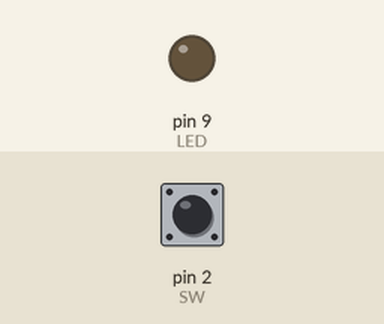
Recording of a sketch running on a simulated Arduino Uno, built with avr-gcc and run on an emulated ATmega328P. Parts: output pins drawn as LEDs (lit = HIGH). The inputs (shaded band) are chosen by the test bench; at power-on: pin 2 (SW) HIGH. What the sketch prints to the serial monitor is not drawn.

Above: at 1.2 s.
1.3 s: pin 2 (SW) pulled LOW for 0.15 s
At 2.5 s:
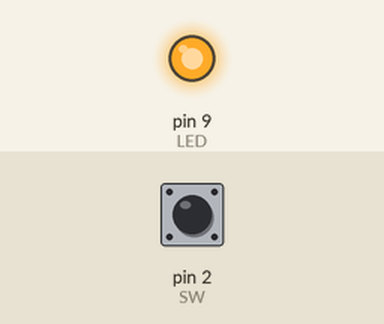
2.9 s: pin 2 (SW) pulled LOW for 1 s
At 3.8 s:
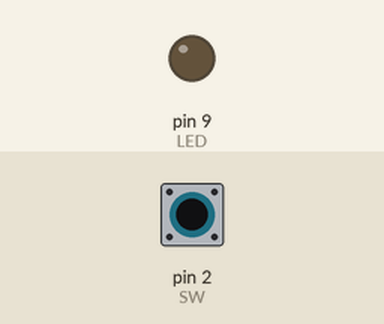
5.4 s: pin 2 (SW) pulled LOW for 3.2 s
At 5.7 s:
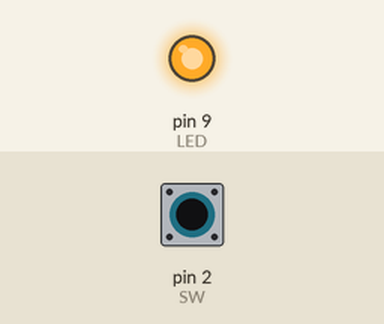
Timing chart, 0 to 8.4 s (numbered marks = the images above; inputs shaded):
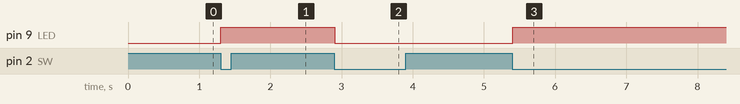

Measured:
- after the input at 1.3 s, pin 9 (LED): LOW → HIGH at once
- after the input at 2.9 s, pin 9 (LED): HIGH → LOW at once
- after the input at 5.4 s, pin 9 (LED): LOW → HIGH at once

The sketch:

interrupt.ino
```cpp
#define SW 2
#define LED 9

volatile boolean flag = false;
int data = LOW;
void setup() {
  pinMode(SW, INPUT_PULLUP);
  pinMode(LED, OUTPUT);
  Serial.begin(9600);
  attachInterrupt(0, button, FALLING);
}

void button() {
  flag = !flag;

}

void loop() {
  Serial.println(digitalRead(LED));
   if (flag) {
    flag = false;
    data = !data;
    digitalWrite(LED, data);
   }

}
```
